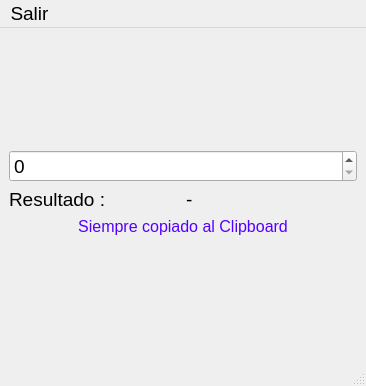
<?xml version="1.0" encoding="UTF-8"?>
<ui version="4.0">
 <class>MainWindow</class>
 <widget class="QMainWindow" name="MainWindow">
  <property name="geometry">
   <rect>
    <x>0</x>
    <y>0</y>
    <width>366</width>
    <height>386</height>
   </rect>
  </property>
  <property name="font">
   <font>
    <pointsize>14</pointsize>
   </font>
  </property>
  <property name="windowTitle">
   <string>Convertidor de Numero decimal a Hexadecimal</string>
  </property>
  <widget class="QWidget" name="centralwidget">
   <layout class="QVBoxLayout" name="verticalLayout">
    <item>
     <spacer name="verticalSpacer">
      <property name="orientation">
       <enum>Qt::Vertical</enum>
      </property>
      <property name="sizeHint" stdset="0">
       <size>
        <width>20</width>
        <height>113</height>
       </size>
      </property>
     </spacer>
    </item>
    <item>
     <widget class="QSpinBox" name="spinBox">
      <property name="maximum">
       <number>999999999</number>
      </property>
     </widget>
    </item>
    <item>
     <layout class="QHBoxLayout" name="horizontalLayout">
      <item>
       <widget class="QLabel" name="label">
        <property name="text">
         <string>Resultado :</string>
        </property>
       </widget>
      </item>
      <item>
       <widget class="QLabel" name="result_label">
        <property name="text">
         <string>-</string>
        </property>
       </widget>
      </item>
     </layout>
    </item>
    <item>
     <widget class="QLabel" name="label_2">
      <property name="text">
       <string>&lt;html&gt;&lt;head/&gt;&lt;body&gt;&lt;p align=&quot;center&quot;&gt;&lt;span style=&quot; font-size:12pt; color:#5500ff;&quot;&gt;Siempre copiado al Clipboard&lt;/span&gt;&lt;/p&gt;&lt;/body&gt;&lt;/html&gt;</string>
      </property>
     </widget>
    </item>
    <item>
     <spacer name="verticalSpacer_2">
      <property name="orientation">
       <enum>Qt::Vertical</enum>
      </property>
      <property name="sizeHint" stdset="0">
       <size>
        <width>20</width>
        <height>112</height>
       </size>
      </property>
     </spacer>
    </item>
   </layout>
  </widget>
  <widget class="QMenuBar" name="menubar">
   <property name="geometry">
    <rect>
     <x>0</x>
     <y>0</y>
     <width>366</width>
     <height>21</height>
    </rect>
   </property>
   <widget class="QMenu" name="menuSalir">
    <property name="title">
     <string>Salir</string>
    </property>
    <addaction name="actionSalir"/>
   </widget>
   <addaction name="menuSalir"/>
  </widget>
  <widget class="QStatusBar" name="statusbar"/>
  <action name="actionSalir">
   <property name="text">
    <string>Salir</string>
   </property>
  </action>
 </widget>
 <resources/>
 <connections/>
</ui>
